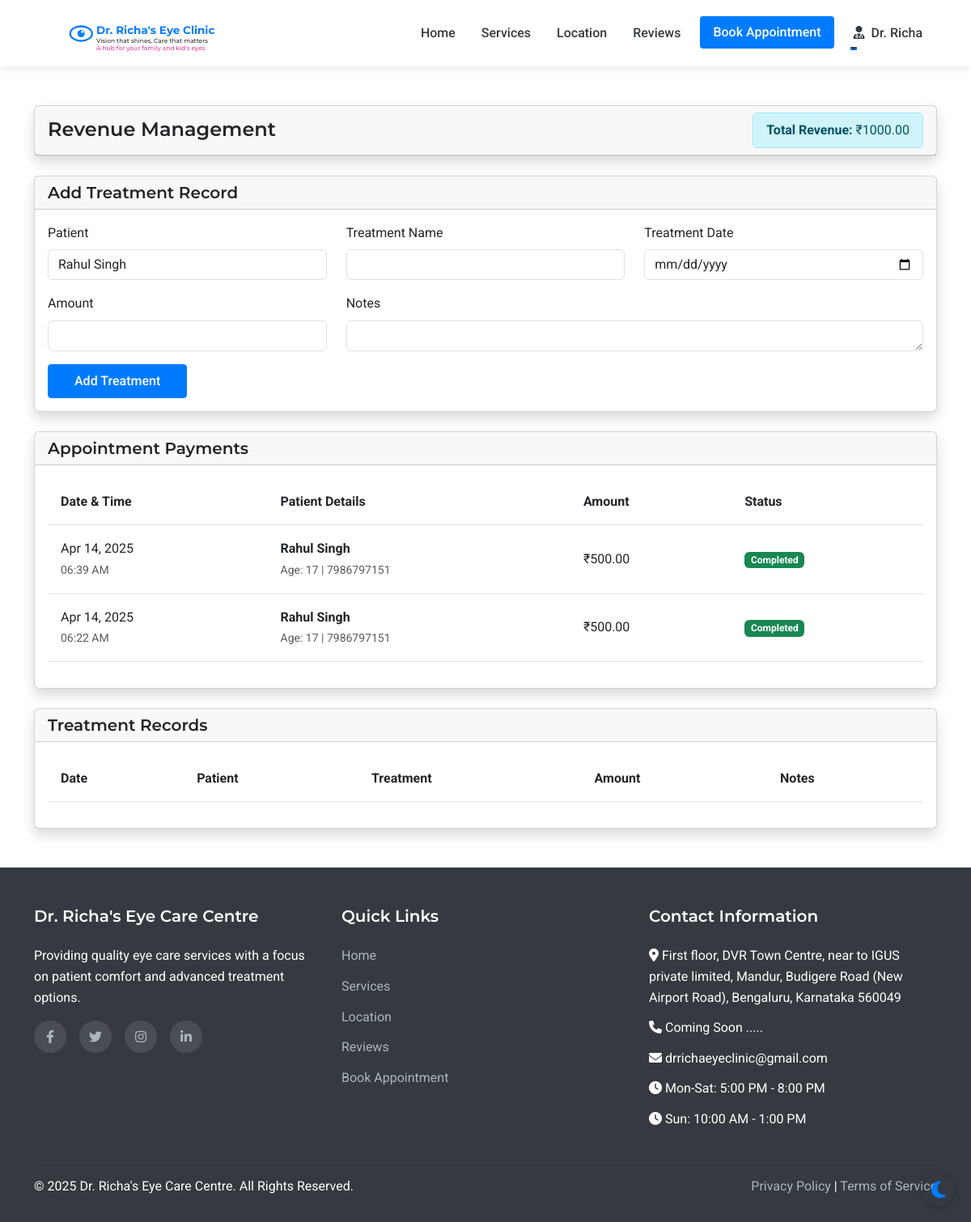
/admin/revenue (signed in), run on an earlier commit of the app's database.
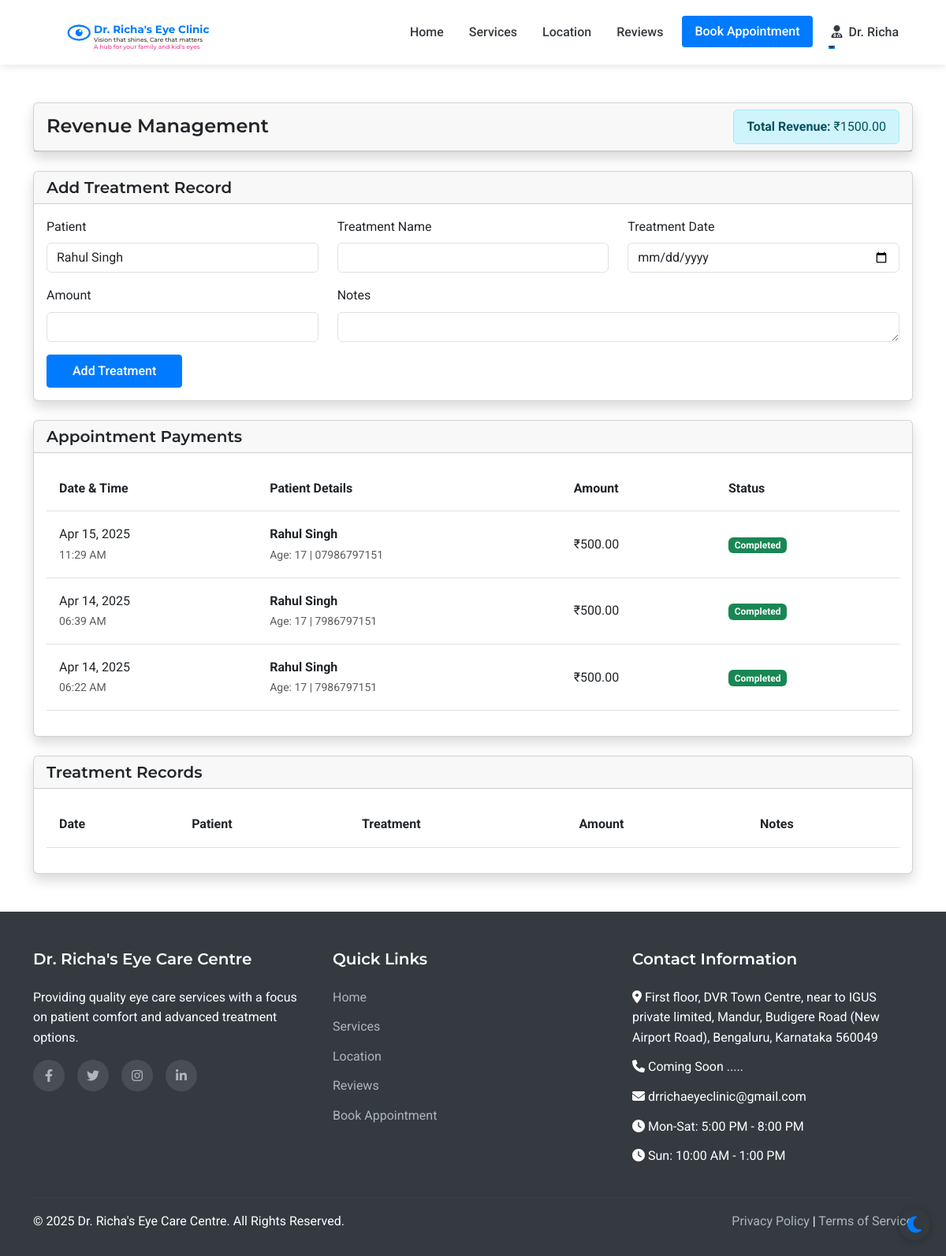
And on a later commit of the database.
### models.py (models this page shows, shortened)
class Payment(db.Model):
    id = db.Column(db.Integer, primary_key=True)
    appointment_id = db.Column(db.Integer, db.ForeignKey('appointment.id'), nullable=False)
    appointment = db.relationship('Appointment', backref='payment', uselist=False)
    amount = db.Column(db.Float, nullable=False)
    payment_method = db.Column(db.String(50), nullable=False)  # upi, bank_transfer, credit_card, debit_card, cash
    transaction_id = db.Column(db.String(100), nullable=True)
    razorpay_order_id = db.Column(db.String(100), nullable=True)
    razorpay_payment_id = db.Column(db.String(100), nullable=True)
    razorpay_signature = db.Column(db.String(200), nullable=True)
    upi_id = db.Column(db.String(100), nullable=True)
    status = db.Column(db.String(20), default='pending')  # pending, completed, failed
    created_at = db.Column(db.DateTime, default=datetime.utcnow)

class Patient(UserMixin, db.Model):
    id = db.Column(db.Integer, primary_key=True)
    full_name = db.Column(db.String(100), nullable=False)
    mobile_number = db.Column(db.String(15), nullable=False)
    email = db.Column(db.String(100), nullable=True)
    age = db.Column(db.Integer, nullable=False)
    password_hash = db.Column(db.String(256), nullable=True)
    is_registered = db.Column(db.Boolean, default=False)
    created_at = db.Column(db.DateTime, nullable=False, default=datetime.utcnow)
    appointments = db.relationship('Appointment', backref='patient', lazy=True)

### routes.py (the view, shortened to what this page needs)
@app.route('/admin/revenue', methods=['GET', 'POST'])
@login_required
def admin_revenue():
    if not isinstance(current_user, Doctor):
        flash('Access denied. Doctor privileges required.', 'danger')
        return redirect(url_for('index'))
    payments = (
        db.session.query(Payment, Patient)
        .join(Appointment, Payment.appointment_id == Appointment.id)
        .join(Patient, Appointment.patient_id == Patient.id)
        .order_by(Payment.created_at.desc())
        .all()
    )
    treatments = Treatment.query.order_by(Treatment.treatment_date.desc()).all()
    appointment_revenue = sum(payment.amount for payment, _ in payments if payment.status == 'completed')
    treatment_revenue = sum(treatment.amount for treatment in treatments)
    total_revenue = appointment_revenue + treatment_revenue
    patients = Patient.query.order_by(Patient.full_name).all()
    return render_template('admin/revenue.html', payments=payments, treatments=treatments, patients=patients, total_revenue=total_revenue)

### templates/admin/revenue.html (shortened to what this page needs)
{% extends 'layout.html' %}
{% block content %}
<div class="container py-5">
    <div class="row">
        <div class="col-12 mb-4">
            <div class="card shadow">
                <div class="card-header d-flex justify-content-between align-items-center">
                    <h4 class="mb-0">Revenue Management</h4>
                    <div class="alert alert-info mb-0 py-2">
                        <strong>Total Revenue:</strong> ₹{{ "%.2f"|format(total_revenue) }}
                    </div>
                </div>
            </div>
        </div>
        <div class="col-12 mb-4">
            <div class="card shadow">
                <div class="card-header">
                    <h5 class="mb-0">Add Treatment Record</h5>
                </div>
                <div class="card-body">
                    <form method="POST">
                        <div class="row">
                            <div class="col-md-4">
                                <div class="mb-3">
                                    <label class="form-label">Patient</label>
                                    <select name="patient_id" class="form-control" required>
                                        {% for patient in patients %}
                                        <option value="{{ patient.id }}">{{ patient.full_name }}</option>
                                        {% endfor %}
                                    </select>
                                </div>
                            </div>
                            <div class="col-md-4">
                                <div class="mb-3">
                                    <label class="form-label">Treatment Name</label>
                                    <input type="text" name="treatment_name" class="form-control" required>
                                </div>
                            </div>
                            <div class="col-md-4">
                                <div class="mb-3">
                                    <label class="form-label">Treatment Date</label>
                                    <input type="date" name="treatment_date" class="form-control" required>
                                </div>
                            </div>
                            <div class="col-md-4">
                                <div class="mb-3">
                                    <label class="form-label">Amount</label>
                                    <input type="number" name="amount" class="form-control" step="0.01" required>
                                </div>
                            </div>
                            <div class="col-md-8">
                                <div class="mb-3">
                                    <label class="form-label">Notes</label>
                                    <textarea name="notes" class="form-control" rows="1"></textarea>
                                </div>
                            </div>
                        </div>
                        <button type="submit" class="btn btn-primary">Add Treatment</button>
                    </form>
                </div>
            </div>
        </div>
        <div class="col-12 mb-4">
            <div class="card shadow">
                <div class="card-header">
                    <h5 class="mb-0">Appointment Payments</h5>
                </div>
                <div class="card-body">
                    <div class="table-responsive">
                        <table class="table table-hover">
                            <thead>
                                <tr>
                                    <th>Date & Time</th>
                                    <th>Patient Details</th>
                                    <th>Amount</th>
                                    <th>Status</th>
                                </tr>
                            </thead>
                            <tbody>
                                {% for payment, patient in payments %}
                                <tr>
                                    <td>
                                        {{ payment.created_at.strftime('%b %d, %Y') }}<br>
                                        <small class="text-muted">{{ payment.created_at.strftime('%I:%M %p') }}</small>
                                    </td>
                                    <td>
                                        <strong>{{ patient.full_name }}</strong><br>
                                        <small class="text-muted">Age: {{ patient.age }} | {{ patient.mobile_number }}</small>
                                    </td>
                                    <td>₹{{ "%.2f"|format(payment.amount) }}</td>
                                    <td>
                                        <span class="badge bg-success">{{ payment.status|title }}</span>
                                    </td>
                                </tr>
                                {% endfor %}
                            </tbody>
                        </table>
                    </div>
                </div>
            </div>
        </div>
        <div class="col-12">
            <div class="card shadow">
                <div class="card-header">
                    <h5 class="mb-0">Treatment Records</h5>
                </div>
                <div class="card-body">
                    <div class="table-responsive">
                        <table class="table table-hover">
                            <thead>
                                <tr>
                                    <th>Date</th>
                                    <th>Patient</th>
                                    <th>Treatment</th>
                                    <th>Amount</th>
                                    <th>Notes</th>
                                </tr>
                            </thead>
                        </table>
                    </div>
                </div>
            </div>
        </div>
    </div>
</div>
{% endblock %}

### templates/layout.html (shortened to what this page needs)
<!DOCTYPE html>
<html lang="en">
<head>
    <link href="https://cdn.jsdelivr.net/npm/bootstrap@5.3.0-alpha1/dist/css/bootstrap.min.css" rel="stylesheet">
    <link rel="stylesheet" href="https://cdn.jsdelivr.net/npm/flatpickr/dist/flatpickr.min.css">
    <link rel="stylesheet" href="https://cdnjs.cloudflare.com/ajax/libs/font-awesome/6.1.1/css/all.min.css">
    <link rel="stylesheet" href="{{ url_for('static', filename='css/style.css') }}">
</head>
<body>
    <nav class="navbar navbar-expand-lg sticky-top">
        <div class="container">
            <a class="navbar-brand" href="{{ url_for('index') }}" id="clinic-logo">
                <div id="interactive-logo-container" style="height: 60px;"></div>
            </a>
            <div class="collapse navbar-collapse" id="navbarNav">
                <ul class="navbar-nav ms-auto">
                    <li class="nav-item">
                        <a class="nav-link {% if request.path == url_for('index') %}active{% endif %}" href="{{ url_for('index') }}">Home</a>
                    </li>
                    <li class="nav-item">
                        <a class="nav-link {% if request.path == url_for('services') %}active{% endif %}" href="{{ url_for('services') }}">Services</a>
                    </li>
                    <li class="nav-item">
                        <a class="nav-link {% if request.path == url_for('location') %}active{% endif %}" href="{{ url_for('location') }}">Location</a>
                    </li>
                    <li class="nav-item">
                        <a class="nav-link {% if request.path == url_for('reviews') %}active{% endif %}" href="{{ url_for('reviews') }}">Reviews</a>
                    </li>
                    <li class="nav-item">
                        <a class="nav-link btn btn-primary text-white px-3 ms-lg-2" href="{{ url_for('appointment') }}">Book Appointment</a>
                    </li>
                    {% if current_user.is_authenticated %}
                        {% if current_user.__class__.__name__ == 'Patient' %}
                            <li class="nav-item dropdown">
                                <a class="nav-link dropdown-toggle" href="#" id="navbarDropdown" role="button" data-bs-toggle="dropdown" aria-expanded="false">
                                    <i class="fas fa-user me-1"></i> {{ current_user.full_name }}
                                </a>
                                <ul class="dropdown-menu dropdown-menu-end" aria-labelledby="navbarDropdown">
                                    <li><a class="dropdown-item" href="{{ url_for('patient_dashboard') }}">Dashboard</a></li>
                                    <li><a class="dropdown-item" href="{{ url_for('patient_appointments') }}">My Appointments</a></li>
                                    <li><a class="dropdown-item" href="{{ url_for('patient_medical_records') }}">Medical Records</a></li>
                                    <li><hr class="dropdown-divider"></li>
                                    <li><a class="dropdown-item" href="{{ url_for('patient_logout') }}">Logout</a></li>
                                </ul>
                            </li>
                        {% else %}
                            <li class="nav-item dropdown">
                                <a class="nav-link dropdown-toggle" href="#" id="navbarDropdown" role="button" data-bs-toggle="dropdown" aria-expanded="false">
                                    <i class="fas fa-user-md me-1"></i> Dr. Richa
                                </a>
                            </li>
                        {% endif %}
                    {% endif %}
                </ul>
            </div>
        </div>
    </nav>
    <main>
        {% block content %}{% endblock %}
    </main>
    <footer>
        <div class="container">
            <div class="row">
                <div class="col-md-4 mb-4 mb-md-0">
                    <h5>Dr. Richa's Eye Care Centre</h5>
                    <p class="mb-3">Providing quality eye care services with a focus on patient comfort and advanced treatment options.</p>
                    <div class="social-icons">
                        <a href="#" aria-label="Facebook"><i class="fab fa-facebook-f"></i></a>
                        <a href="#" aria-label="Twitter"><i class="fab fa-twitter"></i></a>
                        <a href="#" aria-label="Instagram"><i class="fab fa-instagram"></i></a>
                        <a href="#" aria-label="LinkedIn"><i class="fab fa-linkedin-in"></i></a>
                    </div>
                </div>
                <div class="col-md-4 mb-4 mb-md-0">
                    <h5>Quick Links</h5>
                    <ul>
                        <li><a href="{{ url_for('index') }}">Home</a></li>
                        <li><a href="{{ url_for('services') }}">Services</a></li>
                        <li><a href="{{ url_for('location') }}">Location</a></li>
                        <li><a href="{{ url_for('reviews') }}">Reviews</a></li>
                        <li><a href="{{ url_for('appointment') }}">Book Appointment</a></li>
                    </ul>
                </div>
                <div class="col-md-4">
                    <h5>Contact Information</h5>
                    <ul>
                        <li><i class="fas fa-map-marker-alt"></i> First floor, DVR Town Centre, near to     IGUS private limited, Mandur, Budigere Road (New Airport Road), Bengaluru, Karnataka 560049</li>
                        <li><i class="fas fa-phone"></i> Coming Soon .....</li>
                        <li><i class="fas fa-envelope"></i> drrichaeyeclinic@gmail.com</li>
                        <li><i class="fas fa-clock"></i> Mon-Sat: 5:00 PM - 8:00 PM</li>
                        <li><i class="fas fa-clock"></i> Sun: 10:00 AM - 1:00 PM</li>
                    </ul>
                </div>
            </div>
            <hr class="mt-4 mb-3" style="border-color: rgba(255,255,255,0.1);">
            <div class="row">
                <div class="col-md-6">
                    <p class="mb-md-0">&copy; {{ now.year }} Dr. Richa's Eye Care Centre. All Rights Reserved.</p>
                </div>
                <div class="col-md-6 text-md-end">
                    <p class="mb-0">
                        <a href="#">Privacy Policy</a> |
                        <a href="#">Terms of Service</a>
                    </p>
                </div>
            </div>
        </div>
    </footer>
</body>
</html>

What changed in the data, as far as the page shows it:
added Payment: created_at "Apr 15, 2025", created_at "11:29 AM", full_name "Rahul Singh", age "17", mobile_number "07986797151", amount "500.00", status "Completed"
Also different on the page:
{{ "%.2f"|format(total_revenue) }}: "1000.00" → "1500.00"
